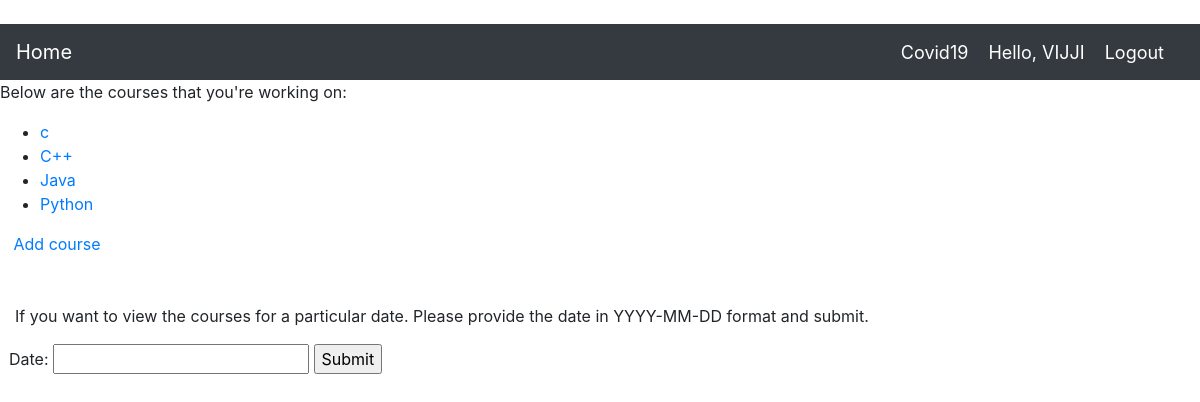
/courses/ (signed in), run on the app's committed database.
### learning_logs/models.py (models this page shows)
class Course(models.Model):
    course_name=models.CharField(max_length=100)
    owner=models.ForeignKey(User, on_delete=models.CASCADE)
    def __str__(self):
        return self.course_name

### learning_logs/views.py (the view)
# urls.py: path('courses/',views.courses,name='courses'),
@login_required(login_url='users:login')
def courses(request):
    courses=Course.objects.filter(owner=request.user)
    context={'courses':courses}
    return render(request,'coursespage.html',context)

### Templates/coursespage.html (shortened to what this page needs)
{% extends 'basepage.html' %}
{% block content %}
{% if courses %}
      <p>Below are the courses that you're working on:</p>
<ul>
    {% for course in courses %}
    <li><a href="{% url 'learning_logs:entrypage' course.id %}">{{course}}</a></li>
    {% endfor %}
</ul>
{% else %}
    <br />
    <br />
    <p>&nbsp;&nbsp;&nbsp;Oops! there are no courses yet. Please add courses....</p>
{% endif %}
<a href="{% url 'learning_logs:addcourse' %}">&nbsp;&nbsp;&nbsp;Add course</a>
<form action="{% url 'learning_logs:entries' %}" method="post">
    <p class="ex1"><br /><br />If you want to view the courses for a particular date. Please provide the date in YYYY-MM-DD format and submit.</p>
    &nbsp;&nbsp;<label for="Date">Date:</label>
    <input type="text" name="Date"></input>
    <input type="submit"></input>
</form>
{% endblock content %}

### Templates/basepage.html (shortened to what this page needs)
﻿<!doctype html>
<html lang="en">
<head>
    {% load static %}
    <link rel="stylesheet" href="https://stackpath.bootstrapcdn.com/bootstrap/4.4.1/css/bootstrap.min.css">
</head>
<body>
    <header>
        <nav class="navbar navbar-expand-lg navbar-dark bg-dark">
            <a class="navbar-brand" href="{% url 'learning_logs:home' %}">Home</a>
            <div class="collapse navbar-collapse" id="navbarSupportedContent">
                <ul class="navbar-nav ml-auto">
                    {% if user.is_authenticated %}
                    <li class="nav-item">
                        <a class="hello-msg" href="{% url 'learning_logs:covid19' %}">Covid19</a>
                    </li>
                    <span class="hello-msg">Hello, {{request.user}}</span>
                    <li class="nav-item">
                        <a class="hello-msg" href="{% url 'users:logout' %}">Logout</a>
                    </li>
                    {% else %}
                        <li class="nav-item">
                        <a class="hello-msg" href="{% url 'learning_logs:covid19' %}">Covid19</a>
                        </li>
                        <a class="hello-msg" href="{% url 'users:register' %}">Register</a>
                        <a class="hello-msg" href="{% url 'users:login' %}">Login</a>
                    {% endif %}
                </ul>
            </div>
        </nav>
    </header>
{% block content %}{% endblock content %}

### Templates/basepage.html (style rules this page uses)
.hello-msg { font-size: 18px; color: #fff; margin-right: 20px; }

### Templates/coursespage.html (style rules this page uses)
p.ex1 { padding-left: 15px; }

### data on the page
Course: course_name "c"
Course: course_name "C++"
Course: course_name "Java"
Course: course_name "Python"

### other printed values
{{ request.user }} "VIJJI"
